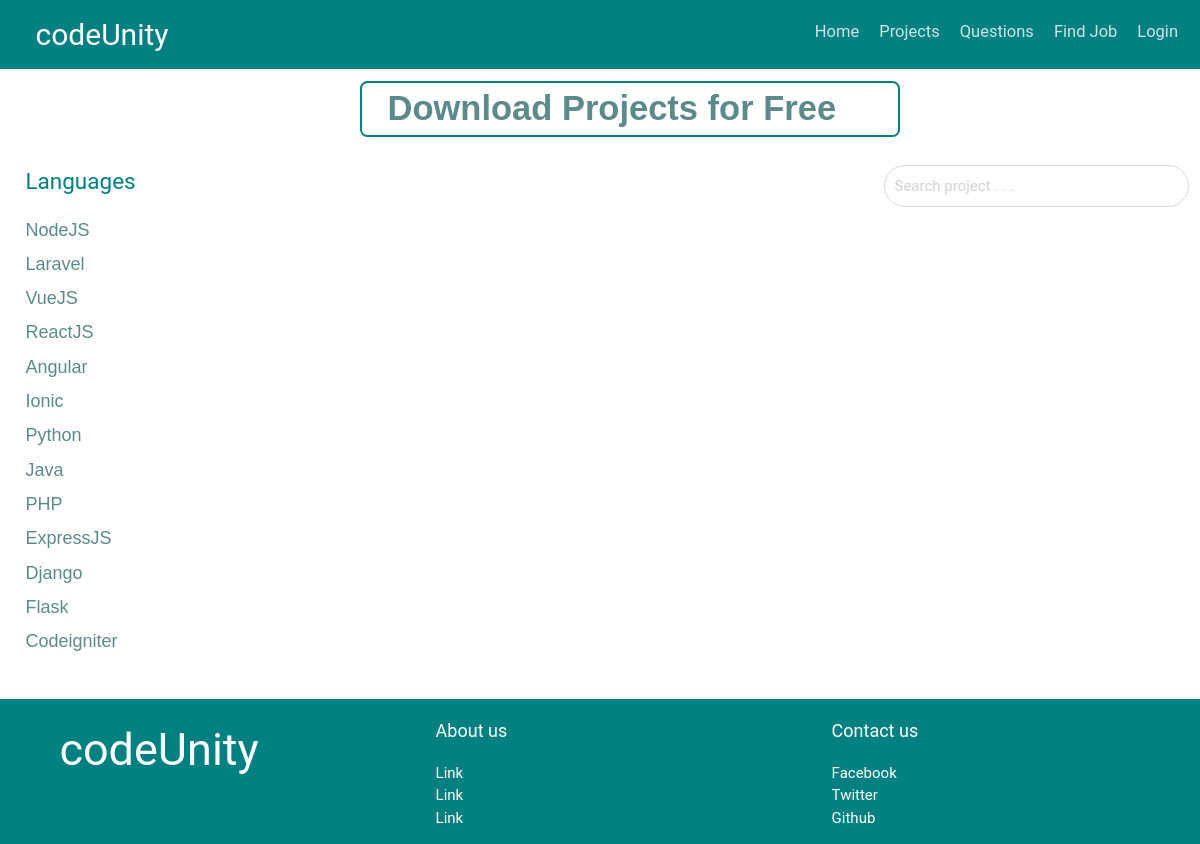
Page /codeunity/projects on the earlier database version.
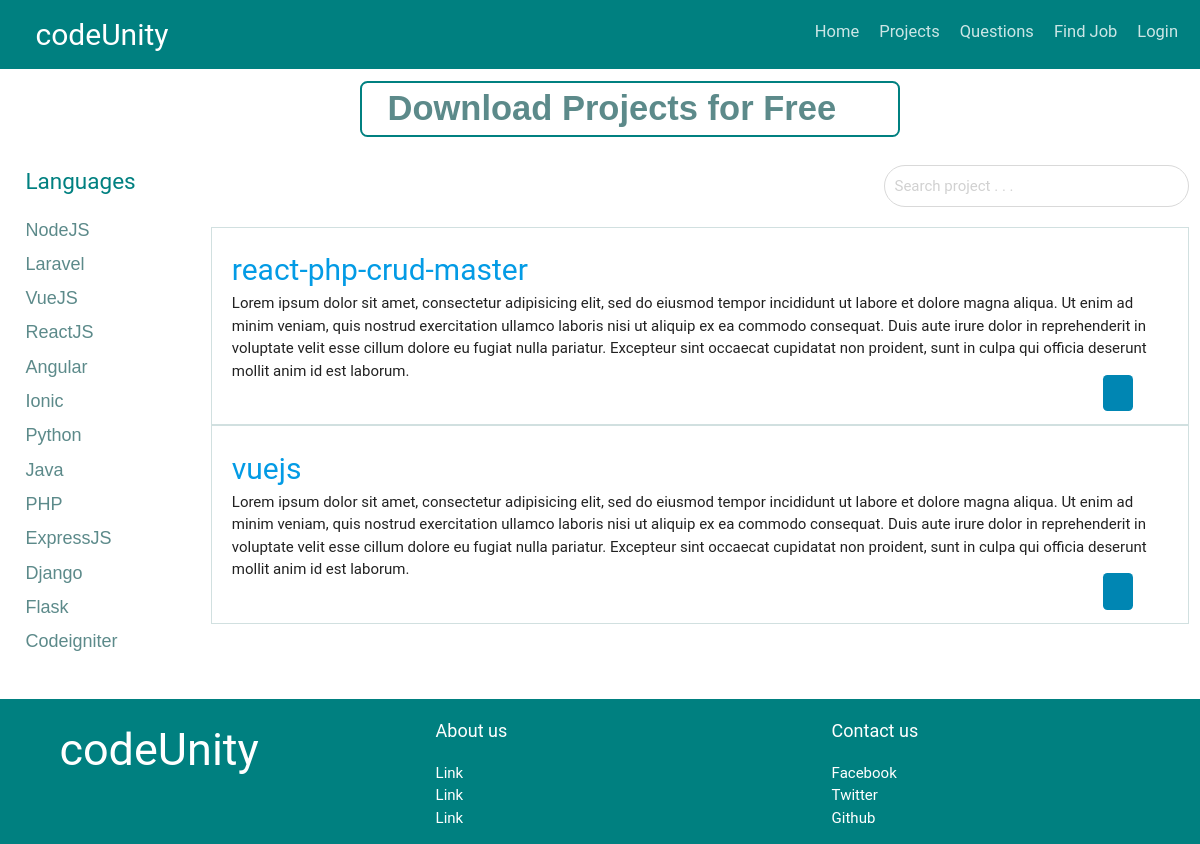
Same page on the later database version.
### blog/models.py (models this page shows, shortened)
class Projects(models.Model):
	project_name = models.CharField(max_length=255)
	uploader_id = models.IntegerField()
	downloads = models.IntegerField(blank=True)
	language = models.CharField(max_length=100,blank=True)
	about = models.TextField(blank=True)

### blog/views/views.py (the view)
def projects(request):
  project = Projects.objects.all()
  request.session.title = "Projects"
  return render(request, 'html/projects.html', {'projects': project})

### blog/templates/html/projects.html (shortened to what this page needs)
{% extends 'html/templates/base.html' %}
{% block main_page %}
	{% include 'html/templates/header.html' %}
			<p class="for-free">Download Projects for Free <span class="fa fa-download"></span></p>
			<div class="row mt-n3">
				<div class="col l2 m3 s12 xl2" id="projects">
					 <p class="languages">Languages</p>
					<ul>
						<li> <a href="">NodeJS</a> </li>
						<li> <a href="">Laravel</a> </li>
						<li> <a href="">VueJS</a> </li>
						<li> <a href="">ReactJS</a> </li>
						<li> <a href="">Angular</a> </li>
						<li> <a href="">Ionic</a> </li>
						<li> <a href="">Python</a> </li>
						<li> <a href="">Java</a> </li>
						<li> <a href="">PHP</a> </li>
						<li> <a href="">ExpressJS</a> </li>
						<li> <a href="">Django</a> </li>
						<li> <a href="">Flask</a> </li>
						<li> <a href="">Codeigniter</a> </li>
					</ul>
				</div>
				<div class="col l10 m9 s12 xl10">
					<input type="text" id="search" placeholder="Search project . . .">
					<div class="projects-div clear-float">
						{% for project in projects %}
						<div class="project-box">
							<a href="#" class="app-title">{{ project.project_name }}</a>
							<div>
								{{ project.about }}
							</div>
								<a href="download/{{ project.project_name }}" class="download-app"><span class="fa fa-download"></span> </a>
						</div>
						{% endfor %}
					</div>
				</div>
			</div>
	{% include 'html/templates/footer.html' %}
{% endblock %}

Differences in the rows shown:
added Projects: project_name "react-php-crud-master", about "Lorem ipsum dolor sit amet, consectetur adipisicing elit, sed do eiusmod tempor incididunt ut labore et dolore magna aliqua. Ut enim ad minim veniam, quis nostrud exercitation ullamco laboris nisi ut aliquip ex ea commodo consequat. Duis aute irure dolor in reprehenderit in voluptate velit esse cillum dolore eu fugiat nulla pariatur. Excepteur sint occaecat cupidatat non proident, sunt in culpa qui officia deserunt mollit anim id est laborum."
added Projects: project_name "vuejs", about "Lorem ipsum dolor sit amet, consectetur adipisicing elit, sed do eiusmod tempor incididunt ut labore et dolore magna aliqua. Ut enim ad minim veniam, quis nostrud exercitation ullamco laboris nisi ut aliquip ex ea commodo consequat. Duis aute irure dolor in reprehenderit in voluptate velit esse cillum dolore eu fugiat nulla pariatur. Excepteur sint occaecat cupidatat non proident, sunt in culpa qui officia deserunt mollit anim id est laborum."
